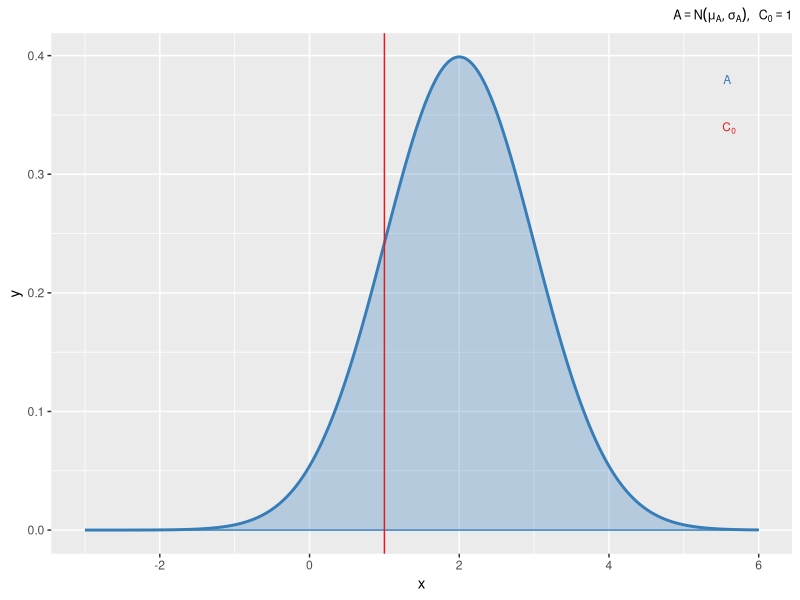

This figure's R source:

# This script produces a figure defining MAXEL for one-sample and two-sample two-tailed datasets
# Bruce Corliss
# 9/1/2019

# Load packages
library(ggplot2)
library(tibble)
library(RColorBrewer)
library(broom)
library(gridExtra)
library(grid)
library(rlang)
library(colorspace)

setTimeLimit(cpu = Inf, elapsed = Inf, transient = FALSE)
setSessionTimeLimit(cpu = Inf, elapsed = Inf)

# choose colors for plotting
color_pal = brewer.pal(3, "Set1")
color_mxl_bounds =  brewer.pal(10,"PRGn")

# Initial parameters
nsamples = 10
ngroups = 2
set.seed(0)
dist_text_size=3;
title_font_size=9;
equ_font_size=8;

### Case 1: one-sample
# 1.1 distribution A, B
x <- seq(-3,6,.01)
mu <- 2
sd <- 1
data1_1 = tibble(group=factor("1"), x=x,
         y=smooth.spline(x,dnorm(x, mean = mu, sd = sd, log = FALSE))$y)
C0 <- 1;
p1_1 <- ggplot(data1_1, aes(x = x, y = y, group = group, fill = color_pal[2])) +
  geom_line(size = 1, color = color_pal[2]) + 
  geom_ribbon(data = data1_1, aes(x = x,ymax = y),ymin = 0, alpha=0.3, color = color_pal[2], fill = color_pal[2]) +
  annotate("text",x=max(data1_1$x)*.95, y=c(max(data1_1$y), max(data1_1$y)-.04)-.02,
           label = c("A[phantom(0)]","C[0]"), parse=TRUE,color=color_pal[c(2,1)],
           size = dist_text_size,hjust = c(1,1)) + 
  geom_vline(xintercept=C0, color = color_pal[1],size=.5) + 
  theme(plot.title = element_text(hjust = 1,size = title_font_size),legend.position = "none") +
  ggtitle(parse(text = paste0("list(A==N(mu[A],sigma[A]),~~C[0]==1)"))) 
p1_1

### 1.2: difference with one-sample
data1_2 <- data1_1
data1_2$x <- data1_1$x-C0

spline_a_2_2 <- smooth.spline(data1_2$x,dnorm(data1_2$x, mean = mu-C0, sd = 1, log = FALSE))
ttest_a_1_2 = tidy(t.test(x=rnorm(n=nsamples, mean = mu-C0, sd = sd[1]), y=NULL,
                        alternative ="two.sided", mu = 0, paired = FALSE, 
                        var.equal = FALSE, conf.level = 0.95))
df_mxl_range_1_2 = data.frame(x1 = 0, x2 = ttest_a_1_2$conf.high, y1 = .5, y2 = .5)
p1_2 <- ggplot(data1_2, aes(x = x, y = y, group = group, fill = color_pal[3])) +
  ggtitle(parse(text = paste0("MXL==max(({}~list(abs({}~UCL[D]~{}),
                              abs({}~LCL[D]~{}))))"))) +
  theme(plot.title = element_text(hjust = 0.5, size = title_font_size,family="serif")) +
  annotate("text",x=max(data1_2$x), .95*df_mxl_range_1_2$y2, label = "D",
           parse=TRUE,color=color_pal[3],size = dist_text_size,hjust = 1) + 
  # Draw CI bounds above plots
  geom_segment(aes(x = ttest_a_1_2$conf.low, y = predict(spline_a_2_2, ttest_a_1_2$conf.low)$y, 
                   xend = ttest_a_1_2$conf.low, yend = y2, color = "segment"),
               data = df_mxl_range_1_2,inherit.aes = F, size = 1, color = lighten(color_pal[3],0.5)) +
  geom_segment(aes(x = ttest_a_1_2$conf.high, y = predict(spline_a_2_2, ttest_a_1_2$conf.high)$y, 
                   xend = ttest_a_1_2$conf.high, yend = y2, color = "segment"), 
               data = df_mxl_range_1_2,inherit.aes = F, size = 1, color = lighten(color_pal[3],0.5)) +
  # Draw bracketed range for MXL
  geom_segment(aes(x = x1, y = y1, xend = x2, yend = y2, colour = "segment"), 
             data = df_mxl_range_1_2,inherit.aes = F, size=1, color="black", lineend="square") +
  geom_segment(aes(x = x1, y = y1-.01, xend = x1, yend = y2, colour = "segment"), 
               data = df_mxl_range_1_2,inherit.aes = F, size=1, color="black",lineend="square") +
  geom_segment(aes(x = x2, y = y1-.01, xend = x2, yend = y2, colour = "segment"), 
               data = df_mxl_range_1_2,inherit.aes = F, size=1, color="black", lineend="square") +
  geom_ribbon(data = data1_2, aes(x = x,ymax = y),ymin = 0, alpha=0.3, color = color_pal[3], 
             fill = color_pal[3])
#p1_2


### Case 2: two sample paired
# 2.1 distribution A, B
x <- seq(-3,6,.01)
mu <- c(1,2)
sd <- c(1,1)
data2_1 = rbind(
  tibble(group=factor("1"), x=x,
         y=smooth.spline(x,dnorm(x, mean = mu[1], sd = 1, log = FALSE))$y),
  tibble(group=("2"), x=x,
         y=smooth.spline(x,dnorm(x, mean = mu[2], sd = 1, log = FALSE))$y))

p2_1 <- ggplot(data2_1, aes(x=x, y=y, group=group, fill=group)) +
  geom_line(size=1,aes(color=group)) + 
  geom_ribbon(data=data2_1, 
              aes(x=x,ymax=y),ymin=0,alpha=0.3) +
  annotate("text",x=max(data2_1$x)*.9, y=c(max(data2_1$y), max(data1_1$y)-.04)-.02,
           label = c("A","B"), parse=TRUE,color=color_pal[c(1,2)],
           size = dist_text_size,hjust = c(.5,.5)) + 
  theme(plot.title = element_text(hjust = 1, size = title_font_size),legend.position = "none") +
  ggtitle(parse(text = paste0("list(A==N(mu[A],sigma[A]),B==N(mu[B],sigma[B]))"))) 
#p2_1

### 2.2: difference two sample paired
x2_2 <- seq(-3,6,.01)
spline_a_2_2 <- smooth.spline(x2_2,dnorm(x2_2, mean = mu[1], sd = 1, log = FALSE))
data2_2 = tibble(group=factor("1"), x=x2_2, y=spline_a_2_2$y)
ttest_a_2_2 = tidy(t.test(x=rnorm(n=nsamples, mean = mu[2]-mu[1], sd = 1), y=NULL,
                        alternative ="two.sided", mu = 0, paired = FALSE, 
                        var.equal = FALSE, conf.level = 0.95))
df_mxl_range_2_2 = data.frame(x1 = 0, x2 = ttest_a_2_2$conf.high, y1 = 0.5, y2 = 0.5)
p2_2 <-ggplot(data2_2, aes(x=x, y=y, group=group, fill=group, color=color_pal[3])) +
  ggtitle(parse(text = paste0("MXL==max(({}~list(abs({}~UCL[D]~{}),abs({}~LCL[D]~{}))))")))+
  theme(plot.title = element_text(hjust = 0.5, size = title_font_size,family="serif")) +
  annotate("text",x=max(data2_2$x), .95*df_mxl_range_2_2$y2, label = "D",
           parse=TRUE,color=color_pal[3],size = dist_text_size,hjust = 1) +
  geom_segment(aes(x = ttest_a_2_2$conf.low, y = predict(spline_a_2_2, ttest_a_2_2$conf.low)$y, 
                   xend = ttest_a_2_2$conf.low, yend = y2, color = "segment"),
               data = df_mxl_range_2_2,inherit.aes = F, size = 1, color = lighten(color_pal[3],0.5)) +
  geom_segment(aes(x = ttest_a_2_2$conf.high, y = predict(spline_a_2_2, ttest_a_2_2$conf.high)$y, 
                   xend = ttest_a_2_2$conf.high, yend = y2, color = "segment"), 
               data = df_mxl_range_2_2,inherit.aes = F, size = 1, color = lighten(color_pal[3],0.5)) +
  geom_segment(aes(x = x1, y = y1, xend = x2, yend = y2, colour = "segment"), 
             data = df_mxl_range_2_2,inherit.aes = F, size=1, color="black",lineend="square") +
  geom_segment(aes(x = x1, y = y1-.01, xend = x1, yend = y2, colour = "segment"), 
               data = df_mxl_range_2_2,inherit.aes = F, size=1, color="black",lineend="square") +
  geom_segment(aes(x = x2, y = y1-.01, xend = x2, yend = y2, colour = "segment"), 
               data = df_mxl_range_2_2,inherit.aes = F, size=1, color="black",lineend="square") +
  geom_line(size=1,color=color_pal[3]) + 
  geom_ribbon(ymax = data2_2$y,aes(ymin=0), alpha = 0.3, fill=color_pal[3],color=color_pal[3])
#p2_2
  
  
### Case 3: Unpaired two-sample
# 3.1 distribution A, B
x <- seq(-3,6,.01)
mu <- c(1,1.6)
sd <- c(1,1)
data3_1 = rbind(
  tibble(group=factor("1"), x=x,
         y=smooth.spline(x,dnorm(x, mean = mu[1], sd = 1, log = FALSE))$y),
  tibble(group=("2"), x=x,
         y=smooth.spline(x,dnorm(x, mean = mu[2], sd = 1, log = FALSE))$y))
p3_1 <- ggplot(data3_1, aes(x=x, y=y, group=group, fill=group)) +
  geom_line(size=1,aes(color=group)) + 
  geom_ribbon(data=data3_1, aes(x=x,ymax=y),ymin=0,alpha=0.3) +
  annotate("text",x=max(data3_1$x)*.9, y=c(max(data3_1$y), max(data1_1$y)-.04)-.02,
           label = c("A","B"), parse=TRUE,color=color_pal[c(1,2)],
           size = dist_text_size,hjust = c(.5,.5)) +  
  theme(plot.title = element_text(hjust = 1, size = title_font_size),legend.position = "none")  +
  ggtitle(parse(text = paste0("list(A==P(mu[A],sigma[A]),B==N(mu[B],sigma[B]))"))) 


### 3.2: difference of Unpaired two-sample
x3_2 <- seq(-3,6,.01)
spline_a_3_2 <- smooth.spline(x3_2,dnorm(x3_2, mean = mu[1], sd = sqrt((sd[1]^2+sd[2]^2/2)), 
                                         log = FALSE))
data3_2 = tibble(group=factor("1"), x=x3_2, y=spline_a_3_2$y)
ttest_a_3_2 = tidy(t.test(x=rnorm(n=nsamples, mean = mu[2]-mu[1], sd = 1), y=NULL,
                          alternative ="two.sided", mu = 0, paired = FALSE, 
                          var.equal = FALSE, conf.level = 0.95))
df_mxl_range_3_2 = data.frame(x1 = 0, x2 = ttest_a_3_2$conf.high, y1 = 0.5, y2 = 0.5)
p3_2 <-ggplot(data3_2, aes(x=x, y=y, group=group, fill=group, color=color_pal[3])) +
  ggtitle(parse(text = paste0("MXL==max(({}~list(abs({}~UCL[D]~{}),abs({}~LCL[D]~{}))))")))+
  theme(plot.title = element_text(hjust = 0.5, size = title_font_size,family="serif")) +
  annotate("text",x=max(data3_2$x), .95*df_mxl_range_3_2$y2, label = "D",
           parse=TRUE,color=color_pal[3],size = dist_text_size,hjust = 1) +
  geom_segment(aes(x = ttest_a_3_2$conf.low, y = predict(spline_a_3_2, ttest_a_3_2$conf.low)$y, 
                   xend = ttest_a_3_2$conf.low, yend = y2, color = "segment"), size = 1,
               data = df_mxl_range_3_2,inherit.aes = F, color = lighten(color_pal[3],0.5)) +
  geom_segment(aes(x = ttest_a_3_2$conf.high, y = predict(spline_a_3_2, ttest_a_3_2$conf.high)$y, 
                   xend = ttest_a_3_2$conf.high, yend = y2, color = "segment"), 
               data = df_mxl_range_3_2,inherit.aes = F, size = 1, color = lighten(color_pal[3],0.5)) +
  geom_segment(aes(x = x1, y = y1, xend = x2, yend = y2, colour = "segment"), 
               data = df_mxl_range_3_2,inherit.aes = F, size=1, color="black",lineend="square") +
  geom_segment(aes(x = x1, y = y1-.01, xend = x1, yend = y2, colour = "segment"), 
               data = df_mxl_range_3_2,inherit.aes = F, size=1, color="black",lineend="square") +
  geom_segment(aes(x = x2, y = y1-.01, xend = x2, yend = y2, colour = "segment"), 
               data = df_mxl_range_3_2,inherit.aes = F, size=1, color="black",lineend="square") +
  geom_line(size=1,color=color_pal[3]) + 
  geom_ribbon(ymax = data3_2$y,aes(ymin=0), alpha = 0.3, fill=color_pal[3],color=color_pal[3])
#p3_2


### Figure creation
## Assign objects to GROB table
# Column names
gs <- lapply(1:16, function(ii) grobTree(rectGrob(gp = gpar(fill = ii, alpha = 0.5)), textGrob(ii)))
gs[[2]] <- textGrob("Initial Distribution", just = "centre", gp = gpar(fontface = "bold", fontsize = 10))
gs[[3]] <- textGrob("Effect Distribution", just = "centre", gp = gpar(fontface = "bold", fontsize = 10))
gs[[4]] <- textGrob("Equations", just = "centre", gp = gpar(fontface = "bold", fontsize = 10))


# Row Names for figure
gs[[1]] <- textGrob("", rot = 90)
gs[[5]] <- textGrob("1-Sample", rot = 90, just = "centre", gp = gpar(fontface = "bold", fontsize = 10))
gs[[9]] <- textGrob("2-Sample, Paired", rot = 90, just = "centre", gp=gpar(fontface = "bold", fontsize = 10))
gs[[13]] <- textGrob("2-Sample, Unpaired", rot = 90, just = "centre", gp = gpar(fontface = "bold", fontsize = 10))


### Equation column in figure
df_1s <- data.frame(equations = c(
  "list(italic(bar(x)[D])==bar(x)[A]-C[0],~s[D]^2==s[A]^2)",
  "CL[D]==italic(bar(x)[D])-C[0]%+-%italic(t)[alpha/2]~s/sqrt(n)*phantom(0)*phantom(0)*phantom(0)*phantom(0)*
  phantom(0)*phantom(0)*phantom(0)*phantom(0)*phantom(0)*phantom(0)"
  ))


df_2s_p <- data.frame(equations = c(
  "italic(x[list(i,D)])==italic(x[list(i,A)]) - italic(x[list(i,B)])",
  "list(italic(bar(x)[D])==frac(sum(italic(x[list(i,D)])),2), 
  italic(s[D]^2)==frac(sum((italic(x[list(i,D)])-italic(bar(x)[D])))^2,2))",
  "CL[D]==italic(bar(x)[D]) %+-% italic(t[alpha/2])~s[D]/sqrt(n)",
  "Rel~MXL==frac(MXL,min((list(abs(~UCL[A]) , abs(~LCL[A])))))"
))
# sum(x[i], i==1, n)

df_2s_unp <- data.frame(equations = c(
  "list(italic(bar(x)[D])==italic(bar(x)[A]) - italic(bar(x)[B]),phantom(0)*italic(s[D]^2)==s[A]^2 + s[B]^2)",
  "CL[D]==italic(bar(x)[D]) %+-% italic(t[alpha/2])~s[D]/sqrt(n)",
    "Rel~MXL==frac(MXL,min((list(abs(~LCL[A]) , abs(~UCL[A])))))"
))

tt = ttheme_minimal(core=list(fg_params=list(hjust=0,x=0.04,fontsize=10,
                                             fontfamily="serif",parse=TRUE)))
# modify theme in place theme=modifyList(tt, list(core=list(fg_params=list(x=-.03))))


# One sample test
gs[[6]] <-  p1_1 + labs(tag = "A", face="bold")
gs[[7]] <-  p1_2 + labs(tag = "B", face="bold")
gs[[8]] <-  tableGrob(d = df_1s, rows=NULL, cols=NULL, theme=modifyList(tt, list(core=list(fg_params=list(x=.05)))))
# Two sample, paired
gs[[10]] <- p2_1+ labs(tag = "C", face="bold")
gs[[11]] <- p2_2+ labs(tag = "D", face="bold")
gs[[12]] <- tableGrob( d = df_2s_p, rows=NULL, cols=NULL, theme=tt)
# Two sample, unpaired
gs[[14]] <- p3_1+ labs(tag = "E", face="bold")
gs[[15]] <- p3_2+ labs(tag = "F", face="bold")
gs[[16]] <- tableGrob( d = df_2s_unp, rows=NULL, cols=NULL, theme=tt)


# Arrange grob obejcts into grid
gt <- arrangeGrob(grobs = gs, layout_matrix = rbind(seq(1,4,1),
                                                    seq(5,8,1),
                                                    seq(9,12,1),
                                                    seq(13,16,1)))

# Add outlines around columna and row names
gt <- gtable::gtable_add_grob(gt, grobs = rectGrob(gp=gpar(fill=NA, lwd=2)), 
                              t = 1, b = 1, l = 2, r = ncol(gt))

gt <- gtable::gtable_add_grob(gt, grobs = rectGrob(gp=gpar(fill=NA, lwd=2)), 
                              t = 2, b = nrow(gt), l = 1, r = 1)

#gt <- gtable::gtable_add_grob(gt, grobs = rectGrob(gp=gpar(fill=NA, lwd=2)), 
#                              t = 1, b = nrow(gt), l = 3, r = 3)


# Change relative height of gtable rows and columns
gt$heights <- unit(c(.04, .32,.32, .32), "npc")
gt$widths <- unit(c(.035, .3, .355, .3), "npc")
# Apply row and column heights to gtable
gt_pad <- gtable::gtable_add_padding(gt, unit(0, "inch"))


# Export figure to disk
ggsave("figure/figure_1_maxel_definition.pdf", gt_pad, device = "pdf", path = NULL,
       scale = 1, width = 7, height = 7, units = "in",
       dpi = 300, limitsize = TRUE,paper="letter")


